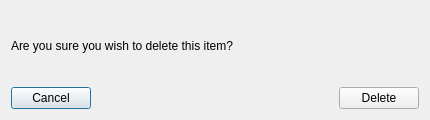
<?xml version="1.0" encoding="UTF-8"?>
<ui version="4.0">
 <class>DeleteDialog</class>
 <widget class="QDialog" name="DeleteDialog">
  <property name="geometry">
   <rect>
    <x>0</x>
    <y>0</y>
    <width>430</width>
    <height>120</height>
   </rect>
  </property>
  <property name="windowTitle">
   <string>Dialog</string>
  </property>
  <layout class="QVBoxLayout" name="verticalLayout">
   <item>
    <widget class="QLabel" name="dialogText">
     <property name="text">
      <string>Are you sure you wish to delete this item?</string>
     </property>
    </widget>
   </item>
   <item>
    <layout class="QHBoxLayout" name="dialogFooter">
     <item>
      <widget class="QPushButton" name="cancelButton">
       <property name="text">
        <string>Cancel</string>
       </property>
      </widget>
     </item>
     <item>
      <spacer name="horizontalSpacer">
       <property name="orientation">
        <enum>Qt::Orientation::Horizontal</enum>
       </property>
       <property name="sizeHint" stdset="0">
        <size>
         <width>40</width>
         <height>20</height>
        </size>
       </property>
      </spacer>
     </item>
     <item>
      <widget class="QPushButton" name="deleteButton">
       <property name="text">
        <string>Delete</string>
       </property>
       <property name="icon">
        <iconset resource="../../../../build/src/gui/.qt/rcc/gui.qrc">
         <normaloff>:/gui/delete.svg</normaloff>:/gui/delete.svg</iconset>
       </property>
      </widget>
     </item>
    </layout>
   </item>
  </layout>
 </widget>
 <resources>
  <include location="../../../../build/src/gui/.qt/rcc/gui.qrc"/>
 </resources>
 <connections/>
</ui>
